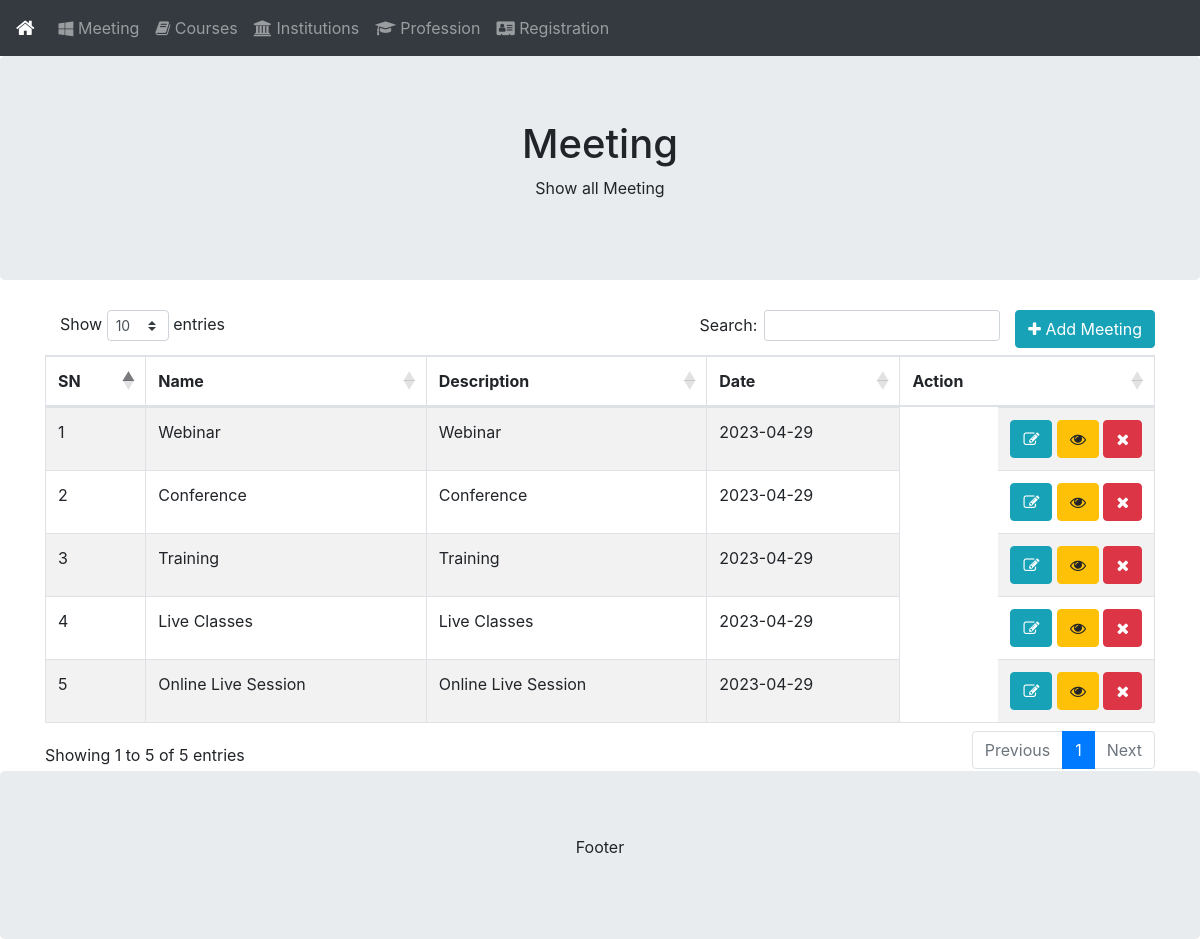
Page /admin/page1?page=meeting on the committed database.
### tables this page shows
CREATE TABLE `meeting` (
  `id` int(11) NOT NULL,
  `name` varchar(100) NOT NULL,
  `description` varchar(200) DEFAULT NULL,
  `created_at` datetime NOT NULL DEFAULT current_timestamp(),
  `updated_at` datetime NOT NULL DEFAULT current_timestamp()
);

### admin/database.php (called while the page is built, shortened)
<?php
class Database{
	public $hostname = "localhost";
	public $username = "root";
	public $passowrd = "";
	public $database = "training";
	public $connection;
	public function __construct()
	{
		$this->connection = new mysqli($this->hostname, $this->username, $this->passowrd, $this->database);
	}
	public function fetch($table, array $columns, array $condition, array $orderby = NULL){
		$where_condition = "";
		$columns = (empty($columns)) ? "*" : rtrim(implode(",",$columns), ",");
		$order_by="";
		$result=$this->connection->query("SELECT $columns FROM $table $where_condition $order_by;");
		return $result->fetch_all(MYSQLI_ASSOC);
	}
}
$obj = new Database();
?>

### admin/page1.php (the view)
<?php
require "header.php";
if(isset($_GET['page'])){$page = $_GET['page'];}
?>
<div class="jumbotron text-center" style="margin-bottom:0">
  <h1><?php echo ucfirst($page) ?></h1>
  <p>Show all <?php echo ucfirst($page) ?></p>
</div>
<div class="container" style="margin-top:30px">
  <div class="row">
    <div class="col-sm-12">
        <a href="save1.php?table=<?php echo $page; ?>" class="btn btn-info pull-right"><i class="fa fa-plus" aria-hidden="true"></i> Add <?php echo ucfirst($page) ?></a>
        <table id="word-list" class="table table-striped table-bordered dt-responsive nowrap" style="width:100%">
            <thead>
                <tr>
                    <th>SN</th>
                    <th>Name</th>
                    <th>Description</th>
                    <th>Date</th>
                    <th>Action</th>
                </tr>
            </thead>
            <tbody>
                <?php
                $datas = $obj->fetch($page, array(), array());
                $sn = 1;
                foreach($datas as $data){
                    $dateTime = new DateTime($data['updated_at']);
                    $updated_at = $dateTime->format('Y-m-d');
                    echo '
                        <tr>
                            <td>'.$sn++.'</td>
                            <td>'.$data['name'].'</td>
                            <td>'.$data['description'].'</td>
                            <td>'.$updated_at.'</td>
                            <td class="pull-right">
                                <a href="save1.php?table='.$page.'&action=update&id='.$data['id'].'" class="btn btn-info"><i class="fa fa-pencil-square-o" aria-hidden="true"></i></a>
                                <a href="save1.php?table='.$page.'&action=view&id='.$data['id'].'" class="btn btn-warning"><i class="fa fa-eye" aria-hidden="true"></i></a>
                                <a id="delete-tag" data-id="'.$data['id'].'" onclick="deleteData('.$data['id'].',\''.$page.'\')" class="btn btn-danger"><i class="fa fa-times" aria-hidden="true"></i></a>
                            </td>
                        </tr>
                    ';
                }
                ?>
            </tbody>
        </table>
    </div>
  </div>
</div>
<?php require "footer.php"; ?>

### rows in the picture
meeting: name "Webinar", description "Webinar", updated_at "2023-04-29"
meeting: name "Conference", description "Conference", updated_at "2023-04-29"
meeting: name "Training", description "Training", updated_at "2023-04-29"
meeting: name "Live Classes", description "Live Classes", updated_at "2023-04-29"
meeting: name "Online Live Session", description "Online Live Session", updated_at "2023-04-29"

### other values in the picture
$page "Meeting"
